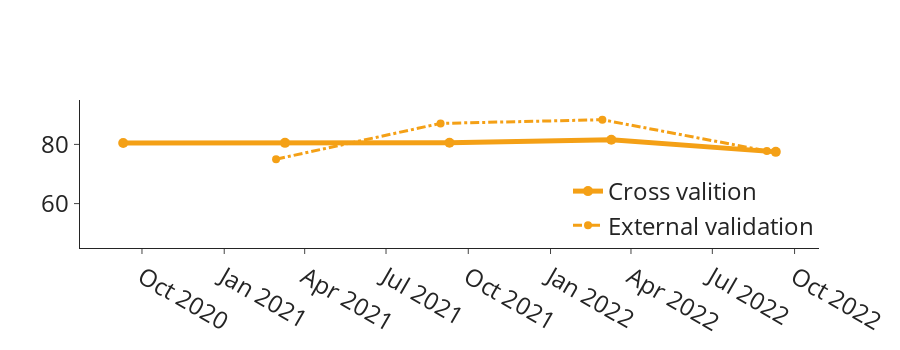

Here is the notebook cell this chart was saved with:
### Code cell
fig = go.Figure()

# Plot cross validation
fig.add_trace(go.Scatter(x=df_Time_Track['Date']+pd.DateOffset(days=10), y=df_Time_Track['Sensitivity_CV']*100,name='Cross valition',
                            mode="lines+markers",line={'color':'#F4A016','width':5},marker={'size':10}))
# Plot external validation
fig.add_trace(go.Scatter(x=df_Time_Track.loc[1:4,'Date'], y=df_Time_Track.loc[1:4,'Sensitivity_ex']*100,name='External validation',
                        marker={'size':8}, line={'color':'#F4A016','width':3,'dash': 'dashdot'}))
fig.update_layout(autosize=False,width=900,height=350,font=dict(size=24),
                  legend=dict(yanchor="bottom", y=0,xanchor="right",x=1),template='simple_white')
fig.update_yaxes(range=[45, 95])
fig.show()
fig.write_image(os.path.join(Path,'Model update_Sensitivity.png'),scale=3)
plt.close()

### Figure 1 — Plotly figure (JSON) as saved in the notebook; plotly's stock layout.template omitted (floating-point values rounded to 4 significant figures)
{"data": [{"line": {"color": "#F4A016", "width": 5}, "marker": {"size": 10}, "mode": "lines+markers", "name": "Cross valition", "type": "scatter", "x": ["2020-09-10T00:00:00", "2021-03-10T00:00:00", "2021-09-10T00:00:00", "2022-03-10T00:00:00", "2022-09-10T00:00:00"], "y": [80.49, 80.52, 80.56, 81.55, 77.48]}, {"line": {"color": "#F4A016", "dash": "dashdot", "width": 3}, "marker": {"size": 8}, "name": "External validation", "type": "scatter", "x": ["2021-02-28T00:00:00", "2021-08-31T00:00:00", "2022-02-28T00:00:00", "2022-08-31T00:00:00"], "y": [75, 87.1, 88.33, 77.78]}], "layout": {"autosize": false, "font": {"size": 24}, "height": 350, "legend": {"x": 1, "xanchor": "right", "y": 0, "yanchor": "bottom"}, "width": 900, "yaxis": {"range": [45, 95]}}}
